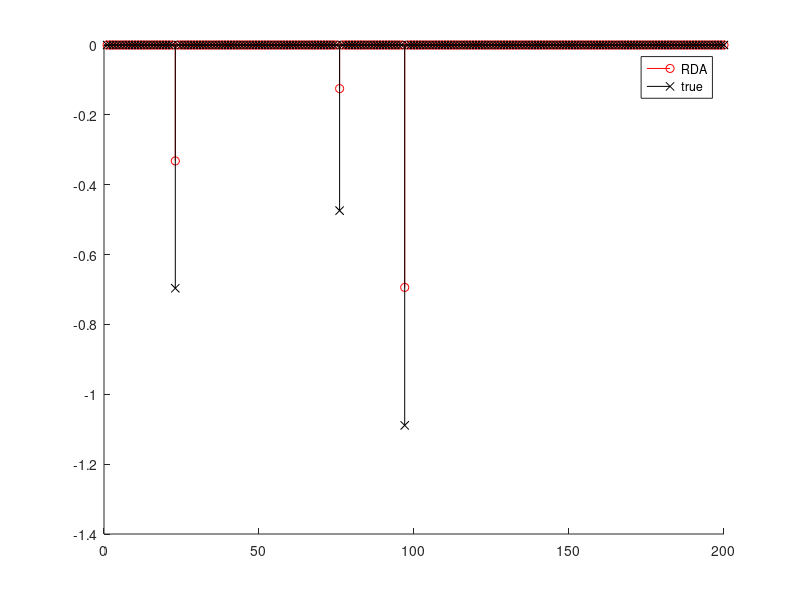

MATLAB code to generate this figure:
m=100;
n=200;
X = randn(m,n);
x0 = zeros(n,1);
x0(randperm(n,3)) = randn(3,1);
y = X*x0;

lam = norm(X'*y,'inf')/4;
f = @(beta) lam*norm(beta,1)+1/2*norm(X*beta-y)^2;


%%
niter = 50000;
x = 0*randn(n,1)*0.0001;
fvals_x = [];
g= zeros(n,1);
rho = .001;
gamma = 5000;
for t=1:niter 
    k = randi(m);
    Xi = X(k,:);
    w = m* Xi'*(Xi*x - y(k));
    
    g = (t-1)/t*g+1/t*w;
    
    la_rda = lam + rho/sqrt(t);
    x = -max(abs(g) - la_rda,0).*sign(g)*sqrt(t)/gamma;
    
    fvals_x(t) = f(x);
    
end
clf
semilogy(fvals_x);
%%
figure(1)
clf
hold on
stem(x, 'ro')
stem(x0, 'kx')
legend('RDA', 'true')
